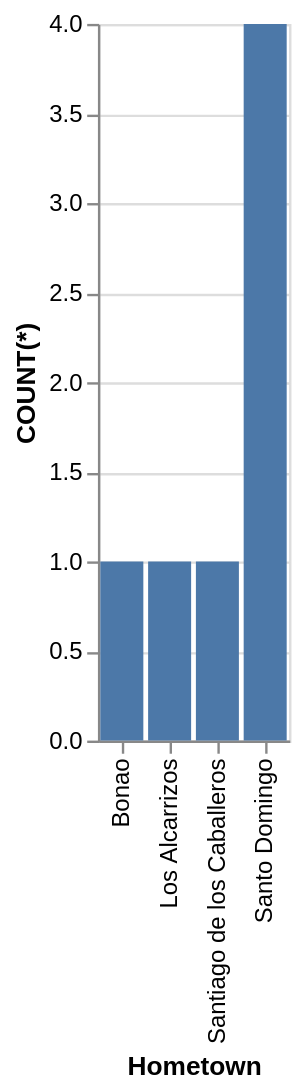

This figure's Vega-Lite source:
### Vega-Lite specification from a JSON file in a GitHub repository (floating-point values rounded to 4 significant figures)
{"data": {"values": [{"x_data": "Bonao", "y_data": 1}, {"x_data": "Los Alcarrizos", "y_data": 1}, {"x_data": "Santiago de los Caballeros", "y_data": 1}, {"x_data": "Santo Domingo", "y_data": 4}]}, "mark": "bar", "encoding": {"x": {"field": "x_data", "type": "nominal", "title": "Hometown", "sort": {"op": "sum", "field": "y_data", "order": "ascending"}}, "y": {"field": "y_data", "type": "quantitative", "title": "COUNT(*)"}}}
